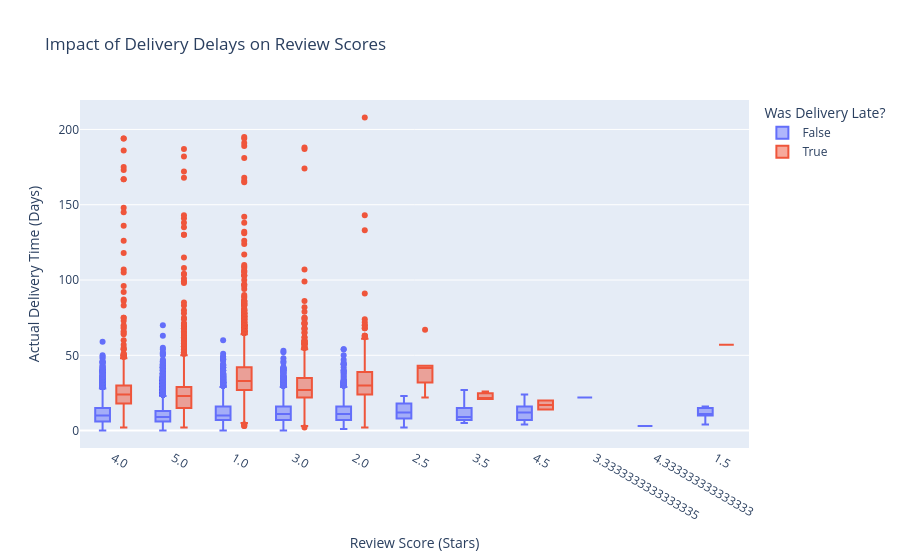

The notebook cell this image was saved under:
### Code cell
# 7. delivery delay affect review scores?

plot_df = df.dropna(subset=['review_score', 'delivery_days', 'is_late']).copy()


plot_df['review_score_cat'] = plot_df['review_score'].astype(str)


fig = px.box(
    plot_df,
    x = 'review_score_cat',
    y = 'delivery_days',
    color = 'is_late',
    title = 'Impact of Delivery Delays on Review Scores',
    labels = {
        'review_score_cat': 'Review Score (Stars)',
        'delivery_days': 'Actual Delivery Time (Days)',
        'is_late': 'Was Delivery Late?'
    },
    category_orders = {'review_score_cat': ['1', '2', '3', '4', '5']}
)


fig.update_layout(boxmode='group')
fig.show()

### Figure 1 — Plotly figure (JSON) as saved in the notebook; plotly's stock layout.template omitted (floating-point values rounded to 4 significant figures; data arrays with more than 128 entries replaced by an {"elided": "..."} marker saying what was removed)
{"data": [{"alignmentgroup": "True", "hovertemplate": "Was Delivery Late?=False<br>Review Score (Stars)=%{x}<br>Actual Delivery Time (Days)=%{y}<extra></extra>", "legendgroup": "False", "marker": {"color": "#636efa"}, "name": "False", "notched": false, "offsetgroup": "False", "orientation": "v", "showlegend": true, "type": "box", "x": {"elided": "88168 str values"}, "x0": " ", "xaxis": "x", "y": {"elided": "88168 float values"}, "y0": " ", "yaxis": "y"}, {"alignmentgroup": "True", "hovertemplate": "Was Delivery Late?=True<br>Review Score (Stars)=%{x}<br>Actual Delivery Time (Days)=%{y}<extra></extra>", "legendgroup": "True", "marker": {"color": "#EF553B"}, "name": "True", "notched": false, "offsetgroup": "True", "orientation": "v", "showlegend": true, "type": "box", "x": {"elided": "7662 str values"}, "x0": " ", "xaxis": "x", "y": {"elided": "7662 float values"}, "y0": " ", "yaxis": "y"}], "layout": {"boxmode": "group", "legend": {"title": {"text": "Was Delivery Late?"}, "tracegroupgap": 0}, "title": {"text": "Impact of Delivery Delays on Review Scores"}, "xaxis": {"anchor": "y", "categoryarray": ["1", "2", "3", "4", "5"], "categoryorder": "array", "domain": [0, 1], "title": {"text": "Review Score (Stars)"}}, "yaxis": {"anchor": "x", "domain": [0, 1], "title": {"text": "Actual Delivery Time (Days)"}}}}
